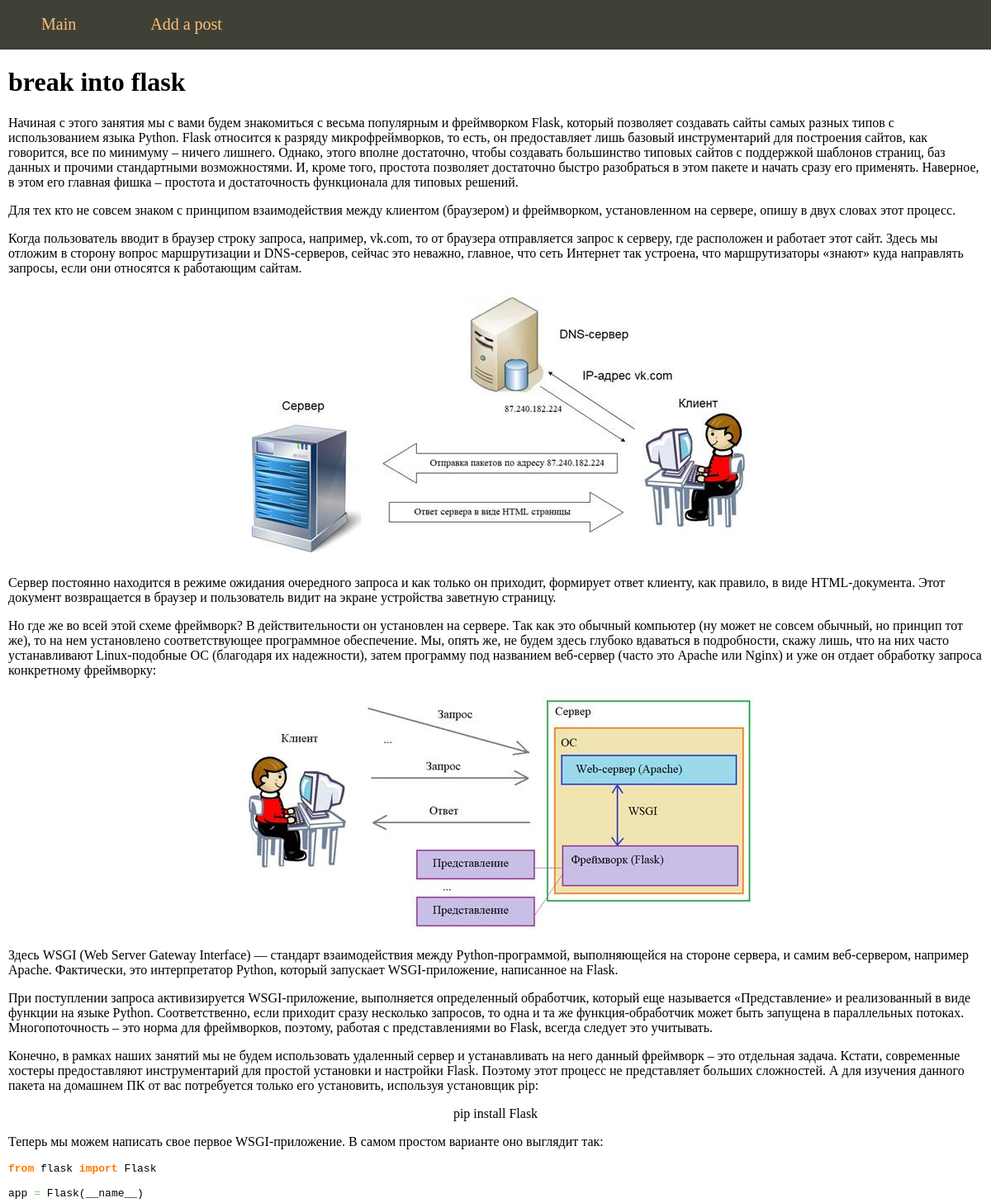
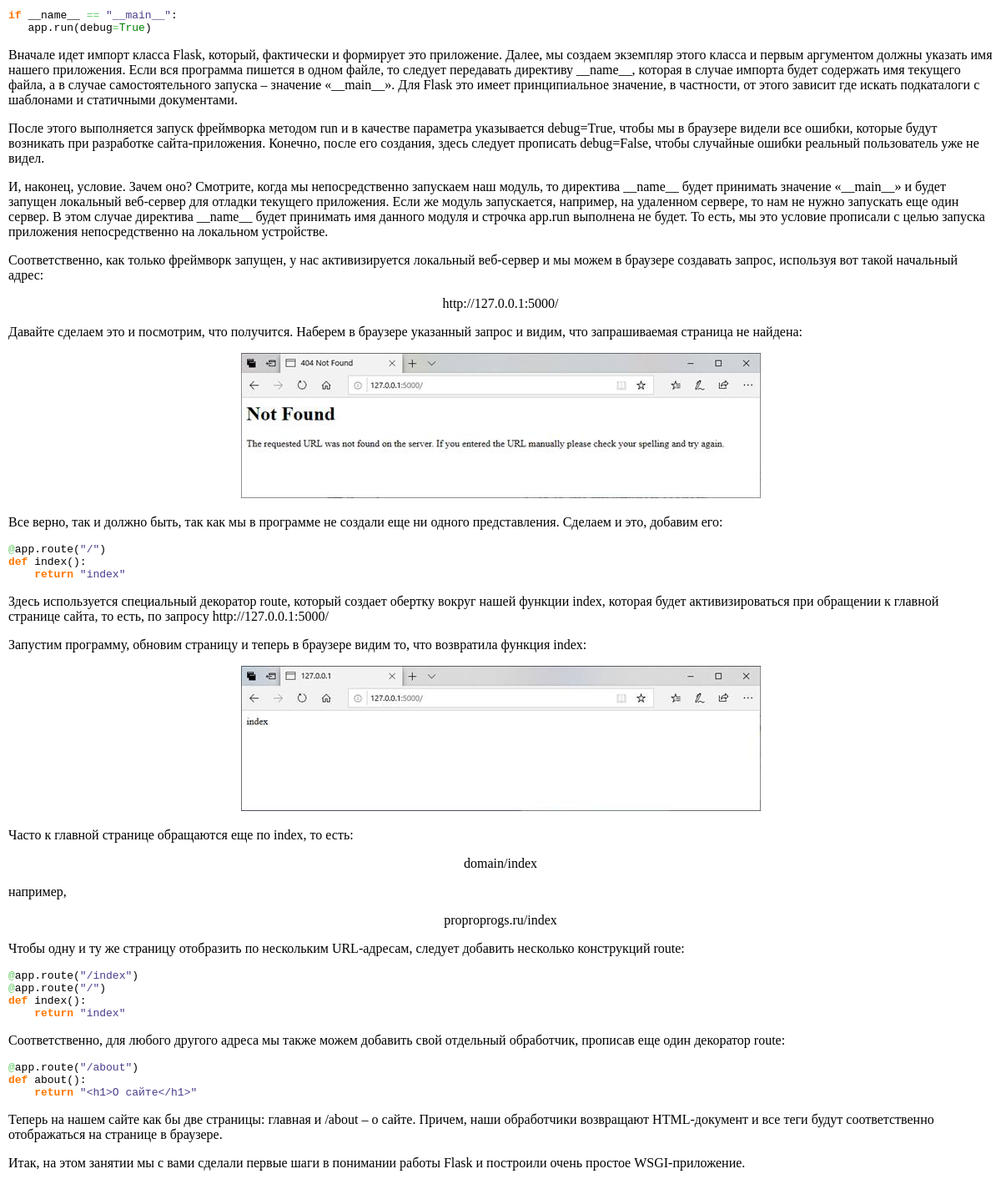
Screenshot of /post/break-into-flask with the database file from the repository (2 pictures, top to bottom).
### tables this page shows
CREATE TABLE mainmenu (
id INTEGER PRIMARY KEY AUTOINCREMENT,    
title TEXT NOT NULL, 
url TEXT NOT NULL
);

CREATE TABLE posts (
id INTEGER PRIMARY KEY AUTOINCREMENT,    
title TEXT NOT NULL, 
text TEXT NOT NULL,
url TEXT NOT NULL,
time INTEGER NOT NULL
);

### main.py (the view)
@app.route("/post/<alias>")
def showPost(alias):
    db = get_db()
    dbase = FDataBase(db)
    title, post = dbase.getPost(alias)
    if not title:
        abort(404)
    print(alias)
    return render_template('post.html', menu=dbase.getMenu(), title=title, post=post)

### FDataBase.py (called while the page is built)
    def getMenu(self):
        sql = """SELECT * FROM mainmenu"""
        try:
            self.__cur.execute(sql)
            res = self.__cur.fetchall()
            if res:
                return res
        except:
            print('Read db error')
        return []

    def getPost(self, alias):
        try:
            self.__cur.execute(f"SELECT title, text FROM posts WHERE url LIKE '{alias}' LIMIT 1")
            res = self.__cur.fetchone()
            if res:
                return res
        except sqlite3.Error as e:
            print("Taking post from bd error"+str(e))
        return (False, False)

### main.py (called while the page is built)
def connect_db():
    conn = sqlite3.connect(app.config['DATABASE'])
    conn.row_factory = sqlite3.Row
    return conn

def get_db():
    if not hasattr(g, 'link_db'):
        g.link_db = connect_db()
    return g.link_db

### templates/post.html
{% extends 'base.html' %}
{% block content %}
{{ super() }}
{{post | safe}}
{% endblock %}

### templates/base.html (shortened to what this page needs)
<!DOCTYPE html>
<html>
<head>
<link type="text/css" href="{{ url_for('static', filename='css/styles.css')}}" rel="stylesheet"/>
</head>
<body>
{% block content -%}
	{%- block mainmenu %}
<ul class="mainmenu">
	{% for p in menu -%}
<li><a href="{{p.url}}">{{p.title}}</a></li>
	{% endfor -%}
</ul>
	{% endblock mainmenu -%}
<div class="content">
	{% if title -%}
<h1>{{title}}</h1>
	{% else -%}
<h1>about flask</h1>
	{% endif -%}
{% endblock -%}
</div>
</body>
</html>

### static/css/styles.css (style rules this page uses)
html, body { font-family: 'Ariel'; margin: 0; padding 0; height 100%; width 100%; }
a { color: #0059b2; text-derocation: none; }
ul.mainmenu { list-style: none; background: #3F4137; height: 60px; margin: 0; padding: 0; color: #fdc073; font-size: 20px; overflow: hidden; }
ul.mainmenu li { float: left; margin: 18px 40px 0 50px; }
ul.mainmenu li a { color: #fdc073; text-decoration: none; }
div.content { margin: 10px; }

### rows the page displays
mainmenu: title "Main"
mainmenu: title "Add a post"
posts: title "break into flask", text "Начиная с этого занятия мы с вами будем знакомиться с весьма популярным и фреймворком Flask, который позволяет создавать сайты самых разных типов с использованием языка Python. Flask относится к разряду микрофреймворков, то есть, он предоставляет лишь базовый инструментарий для построения сайтов, как говорится, все по минимуму – ничего лишнего. Однако, этого вполне достаточно, чтобы создавать большинство типовых сайтов с поддержкой шаблонов страниц, баз данных и прочими стандартными возможностями. И, кроме того, простота позволяет достаточно быстро разобраться в этом пакете и начать сразу его применять. Наверное, в этом его главная фишка – простота и достаточность функционала для типовых…", text (picture)
